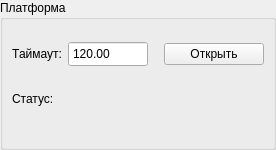
           <widget class="QGroupBox" name="Platform">
            <property name="minimumSize">
             <size>
              <width>200</width>
              <height>150</height>
             </size>
            </property>
            <property name="maximumSize">
             <size>
              <width>450</width>
              <height>150</height>
             </size>
            </property>
            <property name="title">
             <string>Платформа</string>
            </property>
            <layout class="QVBoxLayout" name="verticalLayout_3">
             <property name="leftMargin">
              <number>9</number>
             </property>
             <property name="topMargin">
              <number>20</number>
             </property>
             <property name="rightMargin">
              <number>9</number>
             </property>
             <property name="bottomMargin">
              <number>20</number>
             </property>
             <item>
              <layout class="QHBoxLayout" name="horizontalLayout_8">
               <item>
                <widget class="QLabel" name="label_15">
                 <property name="maximumSize">
                  <size>
                   <width>70</width>
                   <height>50</height>
                  </size>
                 </property>
                 <property name="text">
                  <string>Таймаут:</string>
                 </property>
                 <property name="alignment">
                  <set>Qt::AlignRight|Qt::AlignTrailing|Qt::AlignVCenter</set>
                 </property>
                </widget>
               </item>
               <item>
                <widget class="QDoubleSpinBox" name="d_timeout">
                 <property name="minimumSize">
                  <size>
                   <width>80</width>
                   <height>26</height>
                  </size>
                 </property>
                 <property name="maximumSize">
                  <size>
                   <width>80</width>
                   <height>26</height>
                  </size>
                 </property>
                 <property name="buttonSymbols">
                  <enum>QAbstractSpinBox::NoButtons</enum>
                 </property>
                 <property name="maximum">
                  <double>1800.000000000000000</double>
                 </property>
                 <property name="value">
                  <double>120.000000000000000</double>
                 </property>
                </widget>
               </item>
               <item>
                <spacer name="horizontalSpacer_18">
                 <property name="orientation">
                  <enum>Qt::Horizontal</enum>
                 </property>
                 <property name="sizeType">
                  <enum>QSizePolicy::Minimum</enum>
                 </property>
                 <property name="sizeHint" stdset="0">
                  <size>
                   <width>10</width>
                   <height>20</height>
                  </size>
                 </property>
                </spacer>
               </item>
               <item>
                <widget class="QPushButton" name="d_start">
                 <property name="minimumSize">
                  <size>
                   <width>100</width>
                   <height>0</height>
                  </size>
                 </property>
                 <property name="text">
                  <string>Открыть</string>
                 </property>
                </widget>
               </item>
              </layout>
             </item>
             <item>
              <layout class="QHBoxLayout" name="horizontalLayout_7">
               <item>
                <widget class="QLabel" name="label_13">
                 <property name="maximumSize">
                  <size>
                   <width>60</width>
                   <height>50</height>
                  </size>
                 </property>
                 <property name="font">
                  <font>
                   <weight>50</weight>
                   <bold>false</bold>
                  </font>
                 </property>
                 <property name="text">
                  <string>Статус:</string>
                 </property>
                 <property name="textFormat">
                  <enum>Qt::AutoText</enum>
                 </property>
                </widget>
               </item>
               <item>
                <widget class="QLabel" name="d_status">
                 <property name="minimumSize">
                  <size>
                   <width>20</width>
                   <height>30</height>
                  </size>
                 </property>
                 <property name="maximumSize">
                  <size>
                   <width>200</width>
                   <height>50</height>
                  </size>
                 </property>
                 <property name="font">
                  <font>
                   <weight>50</weight>
                   <italic>false</italic>
                   <bold>false</bold>
                   <underline>false</underline>
                   <strikeout>false</strikeout>
                   <kerning>true</kerning>
                  </font>
                 </property>
                 <property name="text">
                  <string/>
                 </property>
                 <property name="textFormat">
                  <enum>Qt::PlainText</enum>
                 </property>
                </widget>
               </item>
              </layout>
             </item>
            </layout>
           </widget>
